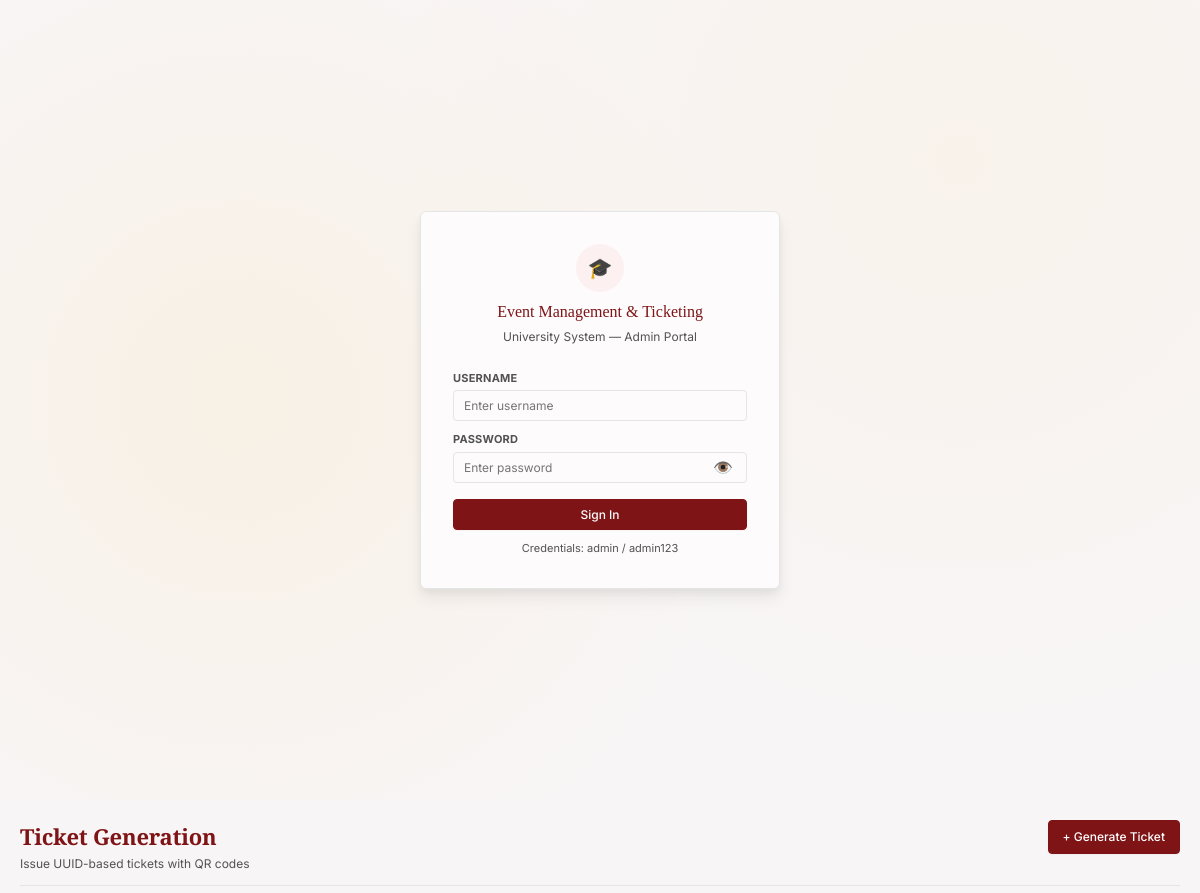
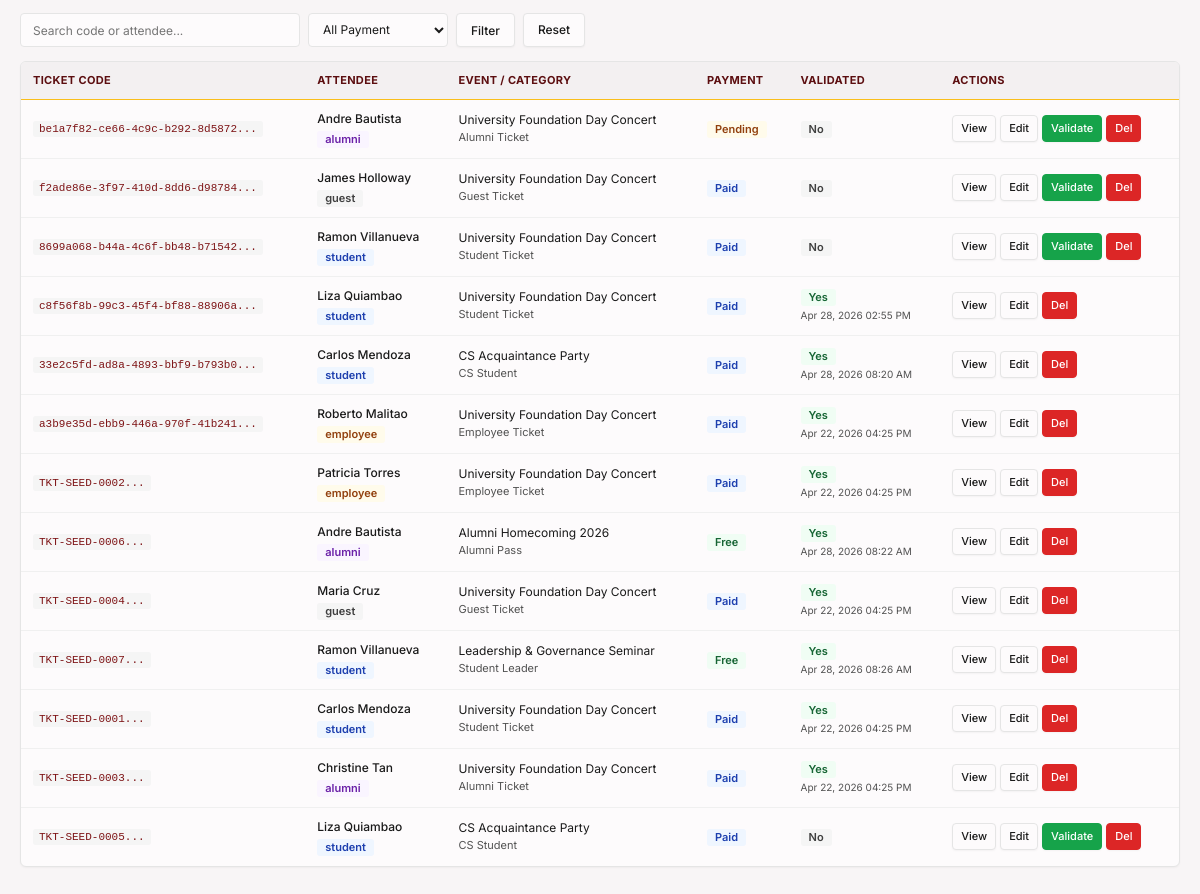
/modules/tickets/index.php, run on the app's committed database (2 pictures, top to bottom).
### tables this page shows
CREATE TABLE `ticket` (
  `ticket_id` int(11) NOT NULL,
  `ticket_code` varchar(50) NOT NULL,
  `purchase_date` datetime NOT NULL DEFAULT current_timestamp(),
  `is_validated` tinyint(1) NOT NULL DEFAULT 0,
  `validated_at` datetime DEFAULT NULL,
  `payment_status` enum('free','paid','pending','refunded') NOT NULL DEFAULT 'free',
  `payment_method` varchar(20) DEFAULT NULL,
  `category_id` int(11) NOT NULL,
  `attendee_id` int(11) NOT NULL
);

CREATE TABLE `attendee` (
  `attendee_id` int(11) NOT NULL,
  `first_name` varchar(50) NOT NULL,
  `last_name` varchar(50) NOT NULL,
  `email` varchar(100) NOT NULL,
  `phone` varchar(20) DEFAULT NULL,
  `gender` enum('male','female','non_binary','prefer_not_to_say') NOT NULL,
  `birth_date` date NOT NULL,
  `attendee_type` enum('student','employee','alumni','guest') NOT NULL,
  `registered_at` datetime NOT NULL DEFAULT current_timestamp(),
  `student_id` varchar(20) DEFAULT NULL,
  `program` varchar(100) DEFAULT NULL,
  `year_level` tinyint(4) DEFAULT NULL CHECK (`year_level` between 1 and 5),
  `department` varchar(100) DEFAULT NULL,
  `employee_id` varchar(20) DEFAULT NULL,
  `job_title` varchar(100) DEFAULT NULL,
  `alumni_id` varchar(20) DEFAULT NULL,
  `graduation_year` year(4) DEFAULT NULL,
  `guest_id` varchar(20) DEFAULT NULL
);

CREATE TABLE `event` (
  `event_id` int(11) NOT NULL,
  `event_name` varchar(150) NOT NULL,
  `event_type` enum('academic','cultural','sports','concert','seminar','graduation','orientation','other') NOT NULL,
  `event_date` date NOT NULL,
  `start_time` time NOT NULL,
  `end_time` time NOT NULL,
  `description` text DEFAULT NULL,
  `audience_type` enum('student_only','employee_only','alumni_only','open_to_all') NOT NULL DEFAULT 'open_to_all',
  `requires_ticket` tinyint(1) NOT NULL DEFAULT 1,
  `status` enum('upcoming','ongoing','completed','cancelled') NOT NULL DEFAULT 'upcoming',
  `venue_id` int(11) NOT NULL,
  `org_id` int(11) NOT NULL
);

CREATE TABLE `ticket_category` (
  `category_id` int(11) NOT NULL,
  `event_id` int(11) NOT NULL,
  `category_name` varchar(80) NOT NULL,
  `eligible_type` enum('student','employee','alumni','guest','all') NOT NULL DEFAULT 'all',
  `price` decimal(10,2) NOT NULL DEFAULT 0.00 CHECK (`price` >= 0),
  `total_slots` int(11) NOT NULL CHECK (`total_slots` > 0),
  `slots_remaining` int(11) NOT NULL
);

### includes/functions.php (called while the page is built, shortened)
<?php
function getAttendeeTypeBadge($type) {
    $badges = [
        'student' => 'b-blue', 'employee' => 'b-amber',
        'alumni' => 'b-purple', 'guest' => 'b-gray', 'all' => 'b-teal'
    ];
    return $badges[$type] ?? 'b-gray';
}
function getPaymentBadge($status) {
    $badges = [
        'free' => 'b-green', 'paid' => 'b-blue',
        'pending' => 'b-amber', 'refunded' => 'b-red'
    ];
    return $badges[$status] ?? 'b-gray';
}
function formatDateTime($datetime) {
    return date('M d, Y h:i A', strtotime($datetime));
}
?>

### modules/tickets/index.php (the view, shortened to what this page needs)
<?php
require_once __DIR__ . '/../../includes/header.php';
$search = isset($_GET['search']) ? $_GET['search'] : '';
$query = "SELECT t.*, a.first_name, a.last_name, a.attendee_type,
          e.event_name, tc.category_name, tc.price
          FROM Ticket t
          JOIN Attendee a ON t.attendee_id = a.attendee_id
          JOIN Ticket_Category tc ON t.category_id = tc.category_id
          JOIN Event e ON tc.event_id = e.event_id
          WHERE 1=1";
$query .= " ORDER BY t.purchase_date DESC";
$tickets = mysqli_query($conn, $query);
?>
<div class="page active">
    <div class="page-header">
        <div>
            <div class="page-title">Ticket Generation</div>
            <div class="page-sub">Issue UUID-based tickets with QR codes</div>
        </div>
        <a href="/event-ticketing-v2/modules/tickets/generate.php" class="btn btn-primary">+ Generate Ticket</a>
    </div>
    <div class="search-row">
        <form method="GET" id="filter-form" style="display:flex;gap:8px;width:100%">
            <input type="text" name="search" placeholder="Search code or attendee..." value="<?php echo htmlspecialchars($search); ?>" style="flex:1;max-width:280px">
            <select name="payment" id="payment-select" style="width:140px">
                <option value="">All Payment</option>
            </select>
            <button type="submit" class="btn">Filter</button>
            <a href="/event-ticketing-v2/modules/tickets/" class="btn">Reset</a>
        </form>
    </div>
    <div class="card-flush">
        <div class="tbl-wrap">
            <table>
                <thead>
                    <tr>
                        <th>Ticket Code</th>
                        <th>Attendee</th>
                        <th>Event / Category</th>
                        <th>Payment</th>
                        <th>Validated</th>
                        <th>Actions</th>
                    </tr>
                </thead>
                <tbody>
                    <?php if ($tickets && mysqli_num_rows($tickets) > 0): ?>
                        <?php while ($ticket = mysqli_fetch_assoc($tickets)): ?>
                            <tr>
                                <td><code style="font-size:11px;word-break:break-all"><?php echo htmlspecialchars(substr($ticket['ticket_code'], 0, 30)); ?>...</code></td>
                                <td>
                                    <div style="font-weight:500"><?php echo htmlspecialchars($ticket['first_name'] . ' ' . $ticket['last_name']); ?></div>
                                    <div style="margin-top:2px">
                                        <span class="badge <?php echo getAttendeeTypeBadge($ticket['attendee_type']); ?>">
                                            <?php echo htmlspecialchars($ticket['attendee_type']); ?>
                                        </span>
                                    </div>
                                </td>
                                <td>
                                    <div style="font-size:12px"><?php echo htmlspecialchars($ticket['event_name']); ?></div>
                                    <div style="font-size:11px;color:var(--color-text-secondary)"><?php echo htmlspecialchars($ticket['category_name']); ?></div>
                                </td>
                                <td><span class="badge <?php echo getPaymentBadge($ticket['payment_status']); ?>"><?php echo ucfirst(htmlspecialchars($ticket['payment_status'])); ?></span></td>
                                <td>
                                    <?php if ($ticket['is_validated']): ?>
                                        <span class="badge b-green">Yes</span>
                                        <div style="font-size:10px;color:var(--color-text-secondary);margin-top:2px">
                                            <?php echo formatDateTime($ticket['validated_at']); ?>
                                        </div>
                                    <?php else: ?>
                                        <span class="badge b-gray">No</span>
                                    <?php endif; ?>
                                </td>
                                <td>
                                    <div class="actions" style="display:flex;gap:4px;flex-wrap:wrap;">
                                        <a href="/event-ticketing-v2/modules/tickets/view.php?id=<?php echo $ticket['ticket_id']; ?>" class="btn btn-sm">View</a>
                                        <a href="/event-ticketing-v2/modules/tickets/edit.php?id=<?php echo $ticket['ticket_id']; ?>" class="btn btn-sm">Edit</a>
                                        <?php if (!$ticket['is_validated']): ?>
                                            <a href="/event-ticketing-v2/modules/tickets/validate.php?code=<?php echo $ticket['ticket_code']; ?>" class="btn btn-sm btn-success">Validate</a>
                                        <?php endif; ?>
                                        <a href="/event-ticketing-2/modules/tickets/?delete=<?php echo $ticket['ticket_id']; ?>"
                                           class="btn btn-sm btn-danger"
                                           onclick="return confirm('Are you sure you want to delete this ticket? The slot will be restored.')">Del</a>
                                    </div>
                                </td>
                            </tr>
                        <?php endwhile; ?>
                    <?php else: ?>
                        <tr><td colspan="6" style="text-align:center;padding:2rem;color:var(--color-text-secondary)">No tickets found</td></tr>
                    <?php endif; ?>
                </tbody>
            </table>
        </div>
    </div>
</div>
<?php require_once __DIR__ . '/../../includes/footer.php'; ?>

### data on the page
ticket: ticket_code "be1a7f82-ce66-4c9c-b292-8d5872", attendee.last_name "Andre Bautista", attendee.attendee_type "alumni", event.event_name "University Foundation Day Concert", category.category_name "Alumni Ticket", payment_status "Pending", is_validated "No"
ticket: ticket_code "f2ade86e-3f97-410d-8dd6-d98784", attendee.last_name "James Holloway", attendee.attendee_type "guest", event.event_name "University Foundation Day Concert", category.category_name "Guest Ticket", payment_status "Paid", is_validated "No"
ticket: ticket_code "8699a068-b44a-4c6f-bb48-b71542", attendee.last_name "Ramon Villanueva", attendee.attendee_type "student", event.event_name "University Foundation Day Concert", category.category_name "Student Ticket", payment_status "Paid", is_validated "No"
ticket: ticket_code "c8f56f8b-99c3-45f4-bf88-88906a", attendee.last_name "Liza Quiambao", attendee.attendee_type "student", event.event_name "University Foundation Day Concert", category.category_name "Student Ticket", payment_status "Paid", validated_at "Apr 28, 2026 02:55 PM"
ticket: ticket_code "33e2c5fd-ad8a-4893-bbf9-b793b0", attendee.last_name "Carlos Mendoza", attendee.attendee_type "student", event.event_name "CS Acquaintance Party", category.category_name "CS Student", payment_status "Paid", validated_at "Apr 28, 2026 08:20 AM"
ticket: ticket_code "a3b9e35d-ebb9-446a-970f-41b241", attendee.last_name "Roberto Malitao", attendee.attendee_type "employee", event.event_name "University Foundation Day Concert", category.category_name "Employee Ticket", payment_status "Paid", validated_at "Apr 22, 2026 04:25 PM"
ticket: ticket_code "TKT-SEED-0002", attendee.last_name "Patricia Torres", attendee.attendee_type "employee", event.event_name "University Foundation Day Concert", category.category_name "Employee Ticket", payment_status "Paid", validated_at "Apr 22, 2026 04:25 PM"
ticket: ticket_code "TKT-SEED-0006", attendee.last_name "Andre Bautista", attendee.attendee_type "alumni", event.event_name "Alumni Homecoming 2026", category.category_name "Alumni Pass", payment_status "Free", validated_at "Apr 28, 2026 08:22 AM"
ticket: ticket_code "TKT-SEED-0004", attendee.last_name "Maria Cruz", attendee.attendee_type "guest", event.event_name "University Foundation Day Concert", category.category_name "Guest Ticket", payment_status "Paid", validated_at "Apr 22, 2026 04:25 PM"
ticket: ticket_code "TKT-SEED-0007", attendee.last_name "Ramon Villanueva", attendee.attendee_type "student", event.event_name "Leadership & Governance Seminar", category.category_name "Student Leader", payment_status "Free", validated_at "Apr 28, 2026 08:26 AM"
ticket: ticket_code "TKT-SEED-0001", attendee.last_name "Carlos Mendoza", attendee.attendee_type "student", event.event_name "University Foundation Day Concert", category.category_name "Student Ticket", payment_status "Paid", validated_at "Apr 22, 2026 04:25 PM"
ticket: ticket_code "TKT-SEED-0003", attendee.last_name "Christine Tan", attendee.attendee_type "alumni", event.event_name "University Foundation Day Concert", category.category_name "Alumni Ticket", payment_status "Paid", validated_at "Apr 22, 2026 04:25 PM"
ticket: ticket_code "TKT-SEED-0005", attendee.last_name "Liza Quiambao", attendee.attendee_type "student", event.event_name "CS Acquaintance Party", category.category_name "CS Student", payment_status "Paid", is_validated "No"
